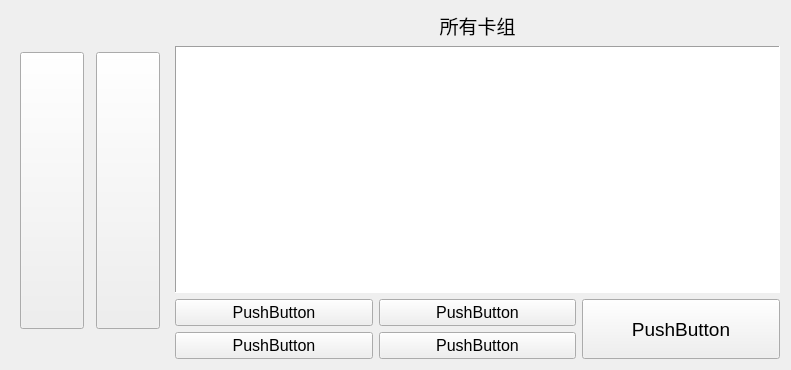
<?xml version="1.0" encoding="UTF-8"?>
<ui version="4.0">
 <class>deck_and_heros</class>
 <widget class="QWidget" name="deck_and_heros">
  <property name="geometry">
   <rect>
    <x>0</x>
    <y>0</y>
    <width>791</width>
    <height>370</height>
   </rect>
  </property>
  <property name="windowTitle">
   <string>Form</string>
  </property>
  <layout class="QGridLayout" name="gridLayout_2">
   <item row="3" column="1">
    <layout class="QGridLayout" name="gridLayout">
     <item row="1" column="0">
      <widget class="QPushButton" name="editdeck">
       <property name="font">
        <font>
         <pointsize>12</pointsize>
        </font>
       </property>
       <property name="text">
        <string>PushButton</string>
       </property>
      </widget>
     </item>
     <item row="0" column="1">
      <widget class="QPushButton" name="renamedeck">
       <property name="font">
        <font>
         <pointsize>12</pointsize>
        </font>
       </property>
       <property name="text">
        <string>PushButton</string>
       </property>
      </widget>
     </item>
     <item row="1" column="1">
      <widget class="QPushButton" name="deletebtn">
       <property name="font">
        <font>
         <pointsize>12</pointsize>
        </font>
       </property>
       <property name="text">
        <string>PushButton</string>
       </property>
      </widget>
     </item>
     <item row="0" column="0">
      <widget class="QPushButton" name="newdeck">
       <property name="font">
        <font>
         <pointsize>12</pointsize>
        </font>
       </property>
       <property name="text">
        <string>PushButton</string>
       </property>
      </widget>
     </item>
     <item row="0" column="2" rowspan="2">
      <widget class="QPushButton" name="returntolast">
       <property name="sizePolicy">
        <sizepolicy hsizetype="Minimum" vsizetype="Expanding">
         <horstretch>0</horstretch>
         <verstretch>0</verstretch>
        </sizepolicy>
       </property>
       <property name="font">
        <font>
         <pointsize>14</pointsize>
        </font>
       </property>
       <property name="text">
        <string>PushButton</string>
       </property>
      </widget>
     </item>
    </layout>
   </item>
   <item row="1" column="1" rowspan="2">
    <widget class="QListWidget" name="deckinf">
     <property name="sizePolicy">
      <sizepolicy hsizetype="Expanding" vsizetype="Expanding">
       <horstretch>0</horstretch>
       <verstretch>20</verstretch>
      </sizepolicy>
     </property>
     <property name="frameShape">
      <enum>QFrame::Panel</enum>
     </property>
    </widget>
   </item>
   <item row="0" column="1">
    <widget class="QLabel" name="hintinformation">
     <property name="font">
      <font>
       <family>楷体</family>
       <pointsize>14</pointsize>
      </font>
     </property>
     <property name="text">
      <string>所有卡组</string>
     </property>
     <property name="alignment">
      <set>Qt::AlignCenter</set>
     </property>
    </widget>
   </item>
   <item row="0" column="0" rowspan="4">
    <widget class="QWidget" name="widget" native="true">
     <property name="sizePolicy">
      <sizepolicy hsizetype="Fixed" vsizetype="Expanding">
       <horstretch>10</horstretch>
       <verstretch>0</verstretch>
      </sizepolicy>
     </property>
     <layout class="QGridLayout" name="gridLayout_3">
      <item row="1" column="0">
       <widget class="QPushButton" name="lastpage">
        <property name="sizePolicy">
         <sizepolicy hsizetype="Fixed" vsizetype="Preferred">
          <horstretch>0</horstretch>
          <verstretch>0</verstretch>
         </sizepolicy>
        </property>
        <property name="font">
         <font>
          <pointsize>16</pointsize>
         </font>
        </property>
        <property name="text">
         <string/>
        </property>
       </widget>
      </item>
      <item row="2" column="2">
       <widget class="QLabel" name="pagenum">
        <property name="font">
         <font>
          <family>Times New Roman</family>
          <pointsize>10</pointsize>
         </font>
        </property>
        <property name="text">
         <string/>
        </property>
       </widget>
      </item>
      <item row="1" column="1" rowspan="2">
       <widget class="QStackedWidget" name="stackedWidget"/>
      </item>
      <item row="1" column="2">
       <widget class="QPushButton" name="nextpage">
        <property name="sizePolicy">
         <sizepolicy hsizetype="Fixed" vsizetype="Expanding">
          <horstretch>0</horstretch>
          <verstretch>0</verstretch>
         </sizepolicy>
        </property>
        <property name="font">
         <font>
          <pointsize>16</pointsize>
         </font>
        </property>
        <property name="text">
         <string/>
        </property>
       </widget>
      </item>
      <item row="0" column="0" colspan="3">
       <widget class="QLabel" name="prompt">
        <property name="font">
         <font>
          <family>楷体</family>
          <pointsize>14</pointsize>
         </font>
        </property>
        <property name="text">
         <string/>
        </property>
        <property name="alignment">
         <set>Qt::AlignCenter</set>
        </property>
       </widget>
      </item>
     </layout>
    </widget>
   </item>
  </layout>
 </widget>
 <resources/>
 <connections/>
</ui>
